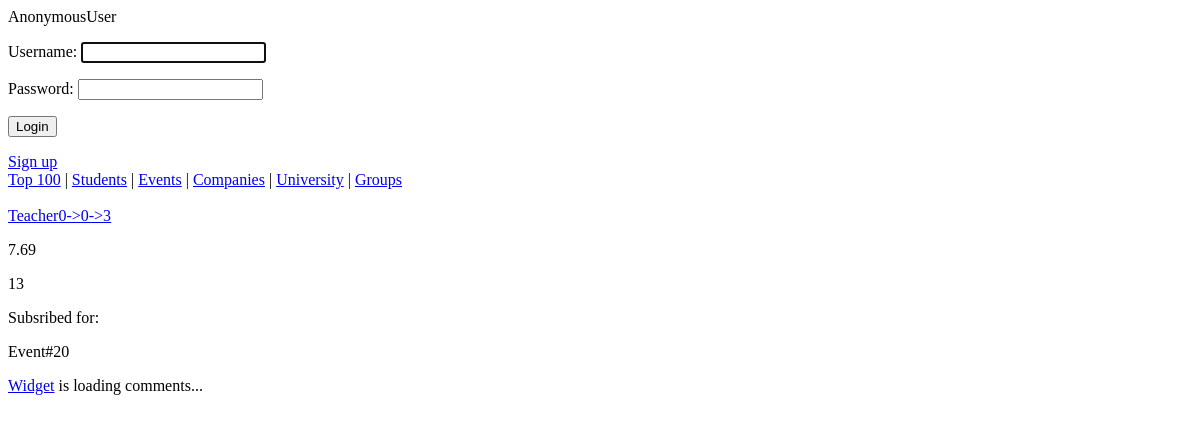
The app's page /teacher/497/ with its own data.
### ratings/models.py (models this page shows)
class Teacher(models.Model):
	user = models.OneToOneField(User)
	department = models.ForeignKey(Department, related_name="teachers")
	avg_rating = models.DecimalField(max_digits=4, decimal_places=2, default=0, editable=False)
	count_of_votes = models.IntegerField(default=0, editable=False)
	voted_students = models.ManyToManyField('Student', related_name="rated_teachers", editable=False)
	def vote(self, vote, student):
		if not vote == -1:
			if student is not None:
				if not self.voted_students.filter(user__id=student.user.id).exists():
					self.avg_rating = ((self.avg_rating * self.count_of_votes) + vote) / (self.count_of_votes + 1)
					self.count_of_votes += 1
					self.voted_students.add(student)
					self.save()
	 				return True
		return False
	def __str__(self):
		return self.user.get_username()

### events/models.py (models this page shows, shortened)
class Event(models.Model):
    creator = models.ForeignKey(User)
    name = models.CharField(max_length=250)
    text = models.TextField()
    date_published = models.DateTimeField(default=timezone.now, editable=False)
    subscribers = models.ManyToManyField(User, related_name="events")

### ratings/views.py (the view)
# urls.py: url(r'^teacher/(?P<pk>[0-9]+)/$', views.teacher_page, name="teacher_page"),
def teacher_page(request, pk):
    teacher = get_object_or_404(Teacher, pk=pk)
    if hasattr(request.user, 'student'):
        perm_to_vote = True
        perm_to_comment = True
    else:
        perm_to_vote = False
        perm_to_comment = False
    return render(request, 'ratings/teacher_page.html',
                  {'teacher': teacher, 'range': range(1, 11),
                   'perm_to_vote': perm_to_vote, 'perm_to_comment': perm_to_comment})

### ratings/ctx_log_processor.py (called while the page is built)
def auth_form(request):
    return {'form': AuthForm(), 'request': request}

### ratings/templates/ratings/teacher_page.html (shortened to what this page needs)
{% extends 'base.html' %}
{% block content %}
    <div>
		<a href="{% url 'ratings.views.teacher_page' pk=teacher.pk %}">{{ teacher.user.username }}</a>
		<p>{{ teacher.avg_rating }}</p>
		<p>{{ teacher.count_of_votes }}</p>
        {% if teacher.user.events.all %}
            Subsribed for:
            {% for event in teacher.user.events.all %}
               <p> {{ event.name }}</p>
            {% endfor %}
        {% endif %}
        {% include 'comments.html' %}
    </div>
{% endblock %}

### records on screen
Teacher: user.username "Teacher0->0->3", avg_rating "7.69", count_of_votes "13"
Event: name "Event#20"

### other values on screen
{{ user }} "AnonymousUser"
